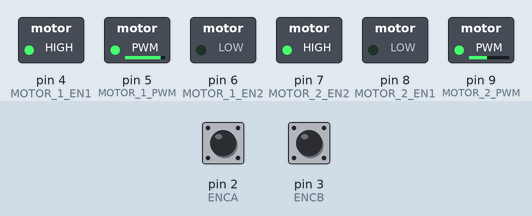
Recording of a sketch running on a simulated Arduino Uno, built with avr-gcc and run on an emulated ATmega328P. Parts: switched loads named in the sketch (green lamp = pin HIGH). The inputs (shaded band) are chosen by the test bench; at power-on: pin 2 (ENCA) HIGH, pin 3 (ENCB) HIGH. What the sketch prints to the serial monitor is not drawn.

Above: at 0.15 s.
At 31.95 s:
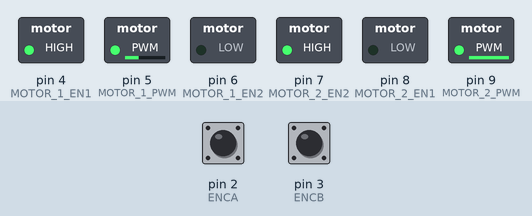
At 35.45 s:
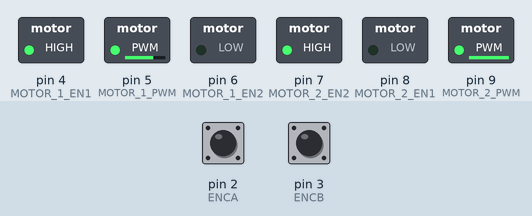
At 38.0 s:
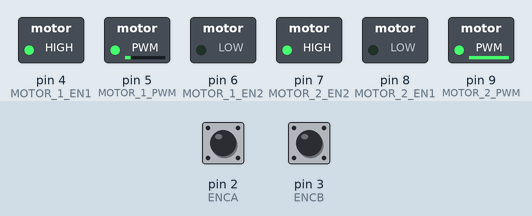
At 39.9 s:
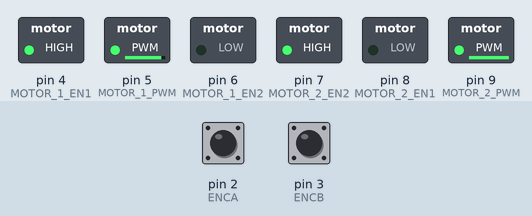
Timing chart, 0 to 40.0 s (numbered marks = the images above):
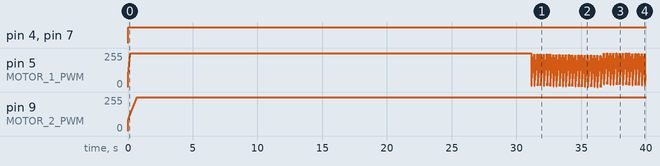

The sketch:

PID_SPEED_CONTROL.ino
```cpp
#include <util/atomic.h>

// Pins
#define ENCA 2
#define ENCB 3
#define MOTOR_1_PWM 5
#define MOTOR_1_EN1 4
#define MOTOR_1_EN2 6
#define MOTOR_2_PWM 9
#define MOTOR_2_EN1 8
#define MOTOR_2_EN2 7

// globals M1
long prevT_M1 = 0;
int posPrev_M1 = 0;
float e_prev_M1 = 0;
// Use the "volatile" directive for variables
// used in an interrupt
volatile int pos_i_M1 = 0;
volatile float velocity_i_M1 = 0;
volatile long prevT_i_M1 = 0;

float v1Filt_M1 = 0;
float v1Prev_M1 = 0;
float v2Filt_M1 = 0;
float v2Prev_M1 = 0;

float eintegral_M1 = 0;
// globals M2
long prevT_M2 = 0;
int posPrev_M2 = 0;
float e_prev_M2 = 0;
// Use the "volatile" directive for variables
// used in an interrupt
volatile int pos_i_M2 = 0;
volatile float velocity_i_M2 = 0;
volatile long prevT_i_M2 = 0;

float v1Filt_M2 = 0;
float v1Prev_M2 = 0;
float v2Filt_M2 = 0;
float v2Prev_M2 = 0;

float eintegral_M2 = 0;

void setup() {
  Serial.begin(9600);

  pinMode(ENCA, INPUT);
  pinMode(ENCB, INPUT);
  pinMode(MOTOR_1_PWM, OUTPUT);
  pinMode(MOTOR_1_EN1, OUTPUT);
  pinMode(MOTOR_1_EN2, OUTPUT);
  pinMode(MOTOR_2_PWM, OUTPUT);
  pinMode(MOTOR_2_EN1, OUTPUT);
  pinMode(MOTOR_2_EN2, OUTPUT);


  attachInterrupt(digitalPinToInterrupt(ENCA), readEncoder_M1, RISING);
  attachInterrupt(digitalPinToInterrupt(ENCB), readEncoder_M2, RISING);
}

void loop() {
  // Call the function to rotate the motor in the forward direction with a target of 100
  // Your other loop logic here
  control(1, 100, 2, 100);
}

// Function to rotate the motor in the forward direction with a target speed
void M1(float target) {
  // read the position in an atomic block
  // to avoid potential misreads
  int pos = 0;
  float velocity2 = 0;
  ATOMIC_BLOCK(ATOMIC_RESTORESTATE) {
    pos = pos_i_M1;
    velocity2 = velocity_i_M1;
  }

  // Compute velocity with method 1
  long currT = micros();
  float deltaT = ((float)(currT - prevT_M1)) / 1.0e6;
  float velocity1 = (pos - posPrev_M1) / deltaT;
  posPrev_M1 = pos;
  prevT_M1 = currT;

  // Convert count/s to RPM
  float v1 = velocity1 / 250 * 60.0;
  float v2 = velocity2 / 250 * 60.0;

  // Low-pass filter (25 Hz cutoff)
  v1Filt_M1 = 0.854 * v1Filt_M1 + 0.0728 * v1 + 0.0728 * v1Prev_M1;
  v1Prev_M1 = v1;
  v2Filt_M1 = 0.854 * v2Filt_M1 + 0.0728 * v2 + 0.0728 * v2Prev_M1;
  v2Prev_M1 = v2;

  // Compute the control signal u
  float kp = 0.82;
  float ki = 10.5;
  float kd = 0.005;
  float e = target - v1Filt_M1;                   // Sai số hiện tại
  eintegral_M1 = eintegral_M1 + e * deltaT;          // Tích phân sai số
  float e_derivative = (e - e_prev_M1) / deltaT;  // Đạo hàm sai số

  // Tính toán tín hiệu điều khiển
  float u = kp * e + ki * eintegral_M1 + kd * e_derivative;
  e_prev_M1 = e;  // Cập nhật e_prev cho lần tính toán sau

  // Set the motor speed and direction
  int pwr = (int)fabs(u);
  if (pwr > 254) {
    pwr = 254;
  }
  M1_pwm(pwr);

  Serial.print(target);
  Serial.print(" ");
  Serial.print(v1Filt_M1);
}
void M2(float target) {
  // read the position in an atomic block
  // to avoid potential misreads
  int pos = 0;
  float velocity2 = 0;
  ATOMIC_BLOCK(ATOMIC_RESTORESTATE) {
    pos = pos_i_M2;
    velocity2 = velocity_i_M2;
  }

  // Compute velocity with method 1
  long currT = micros();
  float deltaT = ((float)(currT - prevT_M2)) / 1.0e6;
  float velocity1 = (pos - posPrev_M2) / deltaT;
  posPrev_M2 = pos;
  prevT_M2 = currT;

  // Convert count/s to RPM
  float v1 = velocity1 / 250 * 60.0;
  float v2 = velocity2 / 250 * 60.0;

  // Low-pass filter (25 Hz cutoff)
  v1Filt_M2 = 0.854 * v1Filt_M2 + 0.0728 * v1 + 0.0728 * v1Prev_M2;
  v1Prev_M2 = v1;
  v2Filt_M2 = 0.854 * v2Filt_M2 + 0.0728 * v2 + 0.0728 * v2Prev_M2;
  v2Prev_M2 = v2;

  // Compute the control signal u
  float kp = 0.82;
  float ki = 2.5;
  float kd = 0.05;
  float e = target - v1Filt_M2;                   // Sai số hiện tại
  eintegral_M2 = eintegral_M2 + e * deltaT;          // Tích phân sai số
  float e_derivative = (e - e_prev_M2) / deltaT;  // Đạo hàm sai số

  // Tính toán tín hiệu điều khiển
  float u = kp * e + ki * eintegral_M2 + kd * e_derivative;
  e_prev_M2 = e;  // Cập nhật e_prev cho lần tính toán sau

  // Set the motor speed and direction
  int pwr = (int)fabs(u);
  if (pwr > 254) {
    pwr = 254;
  }
  M2_pwm(pwr);
  Serial.print(" ");
  Serial.println(v1Filt_M2);
}
// Function to stop the motor
void stopMotor() {
  M1_pwm(0);
  M2_pwm(0);
  digitalWrite(MOTOR_1_EN1, LOW);
  digitalWrite(MOTOR_1_EN2, LOW);
  digitalWrite(MOTOR_2_EN1, LOW);
  digitalWrite(MOTOR_2_EN2, LOW);
}

// Function to set motor parameters
void M1_pwm(int pwmVal) {
  analogWrite(MOTOR_1_PWM, pwmVal);  // Motor speed
}
void M2_pwm(int pwmVal) {
  analogWrite(MOTOR_2_PWM, pwmVal);  // Motor speed
}
void readEncoder_M1() {
  //Read encoder A
  int increment = 1;
  pos_i_M1 = pos_i_M1 + increment;
  // Compute velocity with method 2
  long currT = micros();
  float deltaT = ((float)(currT - prevT_i_M1)) / 1.0e6;
  velocity_i_M1 = increment / deltaT;
  prevT_i_M1 = currT;
}
void readEncoder_M2() {
  // Read encoder B
  int increment = 1;
  pos_i_M2 = pos_i_M2 + increment;
  // Compute velocity with method 2
  long currT = micros();
  float deltaT = ((float)(currT - prevT_i_M2)) / 1.0e6;
  velocity_i_M2 = increment / deltaT;
  prevT_i_M2 = currT;
}
void control(int dir_L, int target_L, int dir_R, int target_R) {
  // Control left motor
  if (dir_L == 1) {
    digitalWrite(MOTOR_1_EN1, HIGH);
    digitalWrite(MOTOR_1_EN2, LOW);
    M1(target_L);
  } else if (dir_L == 2) {
    digitalWrite(MOTOR_1_EN1, LOW);
    digitalWrite(MOTOR_1_EN2, HIGH);
    M1(target_L);
  } else {
    digitalWrite(MOTOR_1_EN1, LOW);
    digitalWrite(MOTOR_1_EN2, LOW);
    M1_pwm(0);
    // Reset PID
    eintegral_M1 = 0;
    e_prev_M1 = 0;
  }

  // Control right motor
  if (dir_R == 1) {
    digitalWrite(MOTOR_2_EN1, HIGH);
    digitalWrite(MOTOR_2_EN2, LOW);
    M2(target_R);
  } else if (dir_R == 2) {
    digitalWrite(MOTOR_2_EN1, LOW);
    digitalWrite(MOTOR_2_EN2, HIGH);
    M2(target_R);
  } else {
    digitalWrite(MOTOR_2_EN1, LOW);
    digitalWrite(MOTOR_2_EN2, LOW);
    M2_pwm(0);
    // Reset PID
    eintegral_M2 = 0;
    e_prev_M2 = 0;
  }
}
```

Measured:
- by itself, pin 4 (MOTOR_1_EN1), pin 7 (MOTOR_2_EN2): LOW → HIGH at 0.00 s
- by itself, pin 5 (MOTOR_1_PWM): ramps from 0/255 to 255/255 and jumps back, once every 0.24 s
- by itself, pin 9 (MOTOR_2_PWM): moves from 0/255 to 254/255 over 0.69 s
